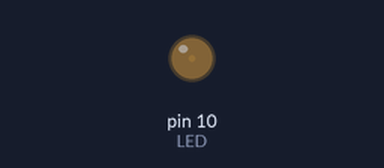
Simulated run of this sketch. Board: Arduino Uno, built with avr-gcc and run on an emulated ATmega328P. Parts: output pins drawn as LEDs (lit = HIGH).

Above: at 0.05 s.
At 1.15 s:
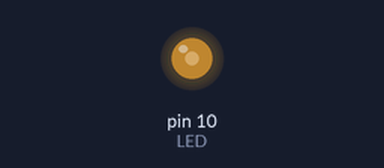
At 2.3 s:
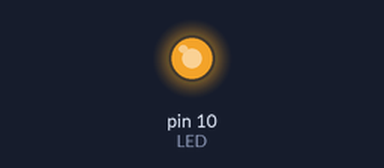
At 4.55 s:
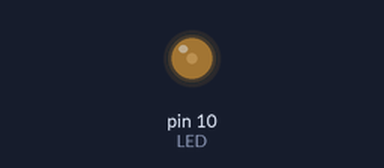
Timing chart, 0 to 6.6 s (numbered marks = the images above):
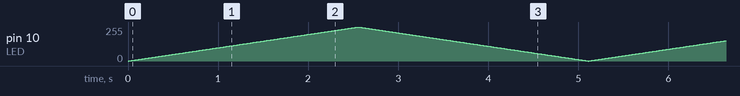

The sketch:

BrilhoLED.ino
```cpp
#define LED 10
#define CRESCENTE true
#define DECRESCENTE false

unsigned int i;
bool controle;

void setup() {
  pinMode(LED, OUTPUT);
  i = 0;
  controle = CRESCENTE;
}

void loop() {
  analogWrite(LED, i);

  if(controle == CRESCENTE)
  {
    i++;
    if(i == 255) controle = DECRESCENTE;
  }
  else if(controle == DECRESCENTE)
  {
    i--;
    if(i == 0) controle = CRESCENTE;
  }
  delay(10);
}
```
